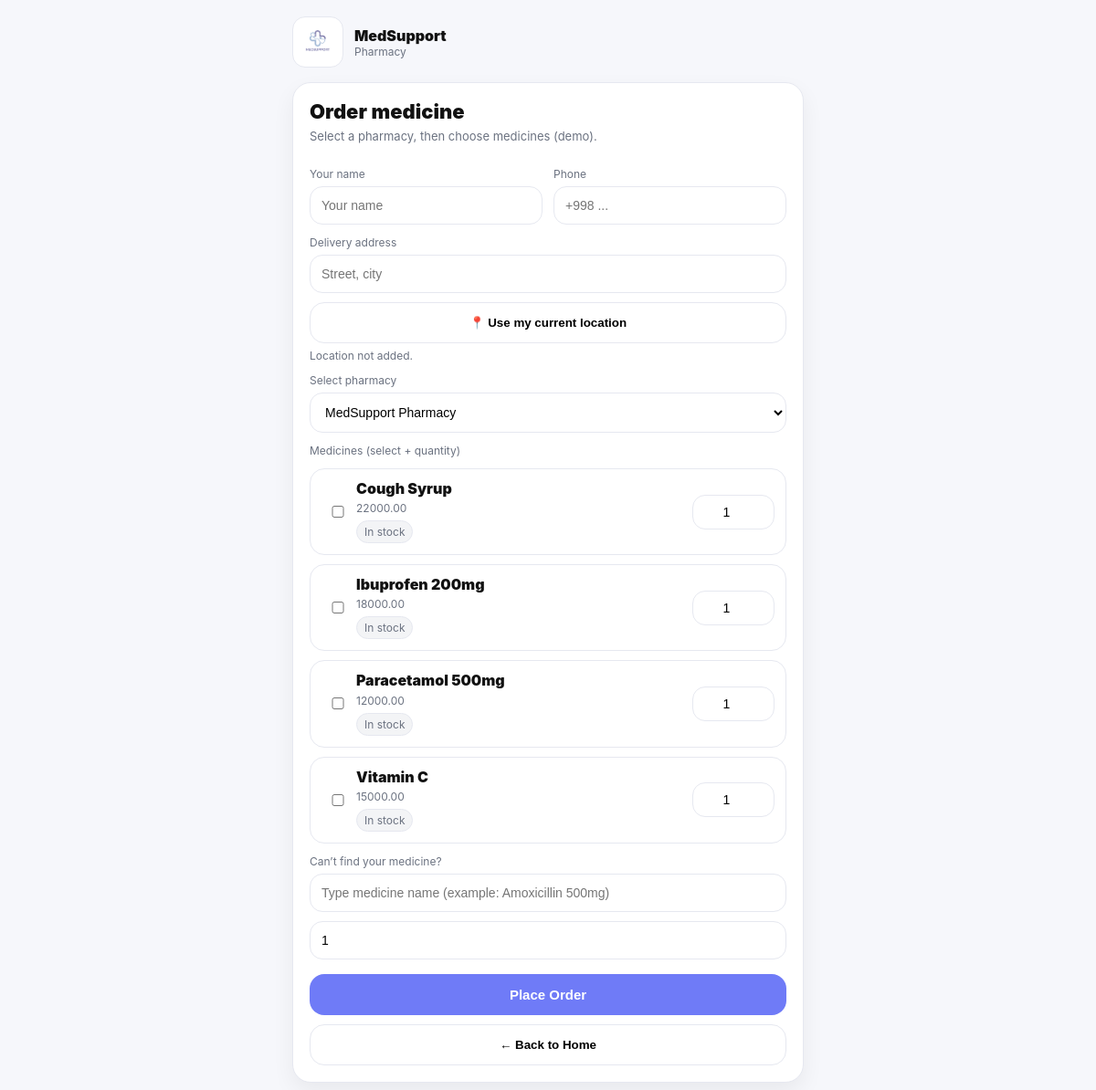
Screenshot of /pharmacy/ with the database file from the repository.
### pharmacy/models.py (models this page shows, shortened)
class Medicine(models.Model):
    pharmacy = models.ForeignKey(Pharmacy, on_delete=models.CASCADE, related_name="medicines")
    name = models.CharField(max_length=150)
    price = models.DecimalField(max_digits=10, decimal_places=2)
    in_stock = models.BooleanField(default=True)

### pharmacy/views.py (the view, shortened to what this page needs)
# urls.py: path("", pharmacy_page, name="pharmacy_page"),
def pharmacy_page(request):
    no_data = _ensure_demo_data()
    pharmacies = list(Pharmacy.objects.all().order_by("name"))
    selected_pharmacy_id = pharmacies[0].id if pharmacies else None
    if request.method == "POST" and request.POST.get("pharmacy_id"):
        try:
            selected_pharmacy_id = int(request.POST.get("pharmacy_id"))
        except ValueError:
            pass
    medicines = list(Medicine.objects.filter(pharmacy_id=selected_pharmacy_id).order_by("name"))
    saved = False
    order_id = None
    eta_text = None
    total_str = None
    latitude = None
    longitude = None
    return render(request, "pharmacy/page.html", {
        "pharmacies": pharmacies,
        "selected_pharmacy_id": selected_pharmacy_id,
        "medicines": medicines,
        "no_data": no_data,
        "saved": saved,
        "order_id": order_id,
        "eta_text": eta_text,
        "total": total_str,
        "latitude": latitude,
        "longitude": longitude,
    })

### pharmacy/views.py (called while the page is built, shortened)
def _ensure_demo_data():
    if Pharmacy.objects.exists():
        return False

### templates/pharmacy/page.html (shortened to what this page needs)
{% load static %}
<!doctype html>
<html lang="en">
<head>
</head>
<body>
  <div class="shell">
    <div class="top">
      <img class="logo" src="{% static 'img/logo.png' %}" alt="MedSupport logo">
      <div>
        <div style="font-weight:900;">MedSupport</div>
        <div style="font-size:12px;color:#6b7280;">Pharmacy</div>
      </div>
    </div>
    <div class="card">
      <div class="h1">Order medicine</div>
      <p class="muted">Select a pharmacy, then choose medicines (demo).</p>
      <form method="post">
        <div class="row">
          <div>
            <label>Your name</label>
            <input name="customer_name" placeholder="Your name" required>
          </div>
          <div>
            <label>Phone</label>
            <input name="phone" placeholder="+998 ..." required>
          </div>
        </div>
        <label>Delivery address</label>
        <input name="address" placeholder="Street, city" required>
        <button class="btn2" type="button" onclick="getLocation()">📍 Use my current location</button>
        <div class="locStatus" id="locStatus">Location not added.</div>
        <label>Select pharmacy</label>
        <select name="pharmacy_id" required onchange="this.form.submit()">
          {% for p in pharmacies %}
            <option value="{{ p.id }}" {% if p.id == selected_pharmacy_id %}selected{% endif %}>
              {{ p.name }}
            </option>
          {% endfor %}
        </select>
        <label>Medicines (select + quantity)</label>
        <div class="list">
          {% for m in medicines %}
            <div class="med">
              <input type="checkbox" name="medicine_ids" value="{{ m.id }}">
              <div>
                <div class="med-name">{{ m.name }}</div>
                <div class="med-price">{{ m.price }}</div>
                {% if m.in_stock %}
                  <span class="pill">In stock</span>
                {% else %}
                  <span class="pill">Out of stock</span>
                {% endif %}
              </div>
              <input class="qty" type="number" min="1" value="1" name="qty_{{ m.id }}">
            </div>
          {% empty %}
            <div class="warn">No medicines for this pharmacy.</div>
          {% endfor %}
        </div>
        <label>Can’t find your medicine?</label>
        <input name="custom_medicine" placeholder="Type medicine name (example: Amoxicillin 500mg)">
        <input name="custom_qty" type="number" min="1" value="1" style="margin-top:10px;">
        <button class="btn" type="submit" name="action" value="order">Place Order</button>
        <a href="/"><button class="btn2" type="button">← Back to Home</button></a>
      </form>
    </div>
  </div>
</body>
</html>

### templates/pharmacy/page.html (style rules this page uses)
body { margin:0;font-family:-apple-system,BlinkMacSystemFont,Segoe UI,Roboto,Arial;background:#f6f7fb;color:#111; }
.shell { max-width:560px;margin:0 auto;padding:18px; }
.top { display:flex;align-items:center;gap:12px;margin-bottom:16px; }
.logo { width:42px;height:42px;border-radius:14px;object-fit:contain;background:#fff;border:1px solid #e6e8f0;padding:6px; }
.card { background:#fff;border:1px solid #e6e8f0;border-radius:20px;padding:18px;box-shadow:0 10px 25px rgba(0,0,0,.06); }
.h1 { font-size:22px;font-weight:900;margin:0 0 6px 0; }
.muted { color:#6b7280;font-size:13px;margin:0 0 14px 0; }
label { display:block;font-size:12px;color:#6b7280;margin:12px 0 6px; }
input,select { width:100%;box-sizing:border-box;padding:12px;border-radius:14px;border:1px solid #e6e8f0;font-size:14px;outline:none;background:#fff; }
.row { display:grid;grid-template-columns:1fr 1fr;gap:12px; }
.list { margin-top:12px;display:flex;flex-direction:column;gap:10px; }
.med { border:1px solid #e6e8f0;border-radius:16px;padding:12px;background:#fff; display:grid;grid-template-columns: 28px 1fr 90px;gap:10px;align-items:center; }
.med-name { font-weight:900;line-height:1.2; }
.med-price { font-size:12px;color:#6b7280;margin-top:4px; }
.pill { font-size:12px;color:#6b7280;background:#f3f4f6;border:1px solid #e6e8f0;padding:4px 8px;border-radius:999px;display:inline-block;margin-top:6px; }
.qty { width:90px;padding:10px;border-radius:14px;border:1px solid #e6e8f0;outline:none;text-align:center; }
.btn { margin-top:16px;width:100%;padding:14px;border:none;border-radius:16px;font-weight:900;cursor:pointer;background:#6f7bf7;color:#fff;font-size:15px; }
.btn2 { margin-top:10px;width:100%;padding:14px;border:1px solid #e6e8f0;border-radius:16px;font-weight:800;cursor:pointer;background:#fff; }
a { text-decoration:none;color:inherit; }
.locStatus { font-size:12px;color:#6b7280;margin-top:6px; }

### rows the page displays
Medicine: name "Cough Syrup", price "22000.00", in_stock "In stock"
Medicine: name "Ibuprofen 200mg", price "18000.00", in_stock "In stock"
Medicine: name "Paracetamol 500mg", price "12000.00", in_stock "In stock", id "1"
Medicine: name "Vitamin C", price "15000.00", in_stock "In stock"

### other values shown
form field pharmacy_id "MedSupport Pharmacy"
